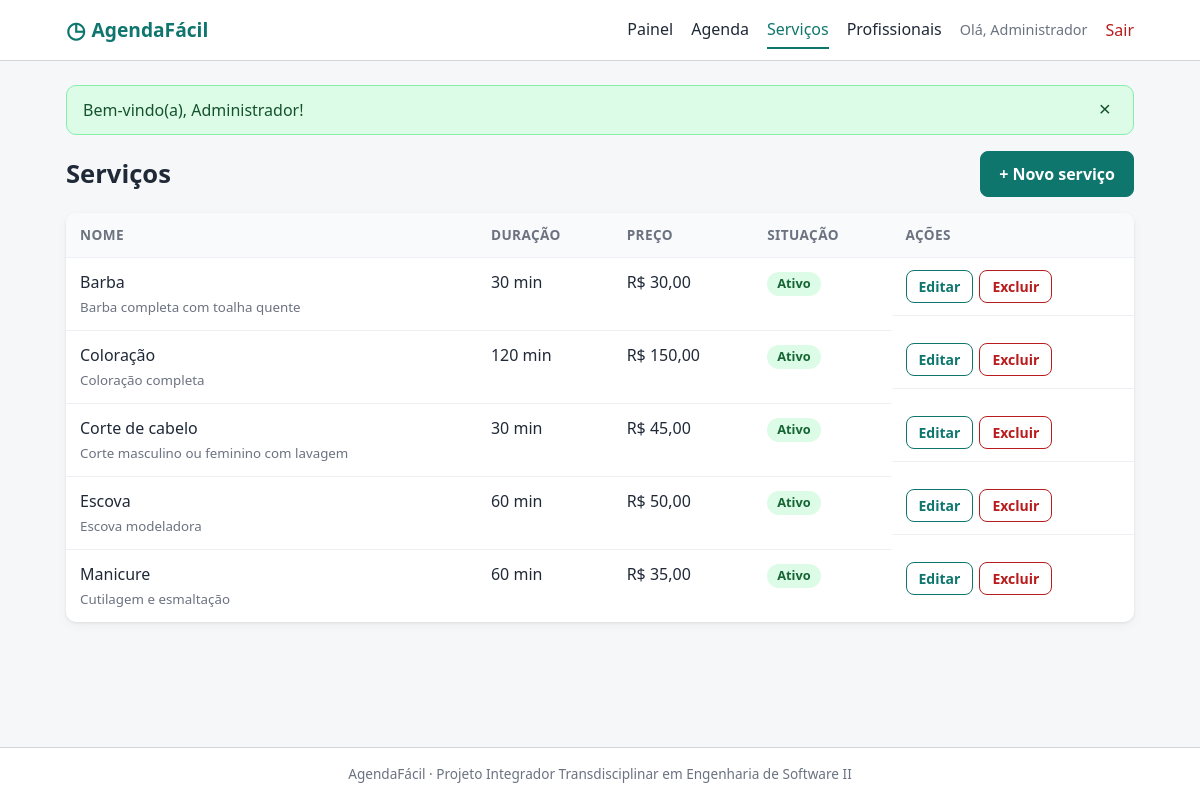
Page /index.php?r=servicos (signed in) on the committed database.
### tables this page shows
CREATE TABLE servicos (
    id           INT UNSIGNED   NOT NULL AUTO_INCREMENT,
    nome         VARCHAR(100)   NOT NULL,
    descricao    VARCHAR(255)   NULL,
    duracao_min  SMALLINT UNSIGNED NOT NULL,
    preco        DECIMAL(10,2)  NOT NULL,
    ativo        TINYINT(1)     NOT NULL DEFAULT 1,
    CONSTRAINT pk_servicos PRIMARY KEY (id),
    CONSTRAINT uq_servicos_nome UNIQUE (nome),
    CONSTRAINT ck_servicos_duracao CHECK (duracao_min BETWEEN 10 AND 480),
    CONSTRAINT ck_servicos_preco CHECK (preco >= 0)
);

### app/Core/View.php (called while the page is built, shortened)
<?php
final class View
{
    public static function render(string $view, array $dados = []): void
    {
        $arquivo = dirname(__DIR__) . '/Views/' . $view . '.php';
        extract($dados, EXTR_SKIP);
        require $arquivo;
        require dirname(__DIR__) . '/Views/layout/main.php';
    }
}

### app/Core/Controller.php (called while the page is built, shortened)
<?php
abstract class Controller
{
    protected function view(string $view, array $dados = []): void
    {
        View::render($view, $dados);
    }
}

### app/Controllers/ServicoController.php (called while the page is built, shortened)
<?php
class ServicoController extends Controller
{
    public function index(): void
    {
        $this->view('servicos/index', ['titulo' => 'Serviços', 'servicos' => (new Servico())->listar()]);
    }
}

### app/Core/Router.php (called while the page is built, shortened)
<?php
final class Router
{
    private array $rotas = [];
    public function get(string $rota, string $controller, string $acao): void
    {
        $this->rotas['GET ' . $rota] = ['GET', $controller, $acao];
    }
    public function post(string $rota, string $controller, string $acao): void
    {
        $this->rotas['POST ' . $rota] = ['POST', $controller, $acao];
    }
    public function despachar(string $metodo, string $rota): void
    {
        $rota = trim($rota, '/') ?: 'home';
        $chave = strtoupper($metodo) . ' ' . $rota;
        [, $classe, $acao] = $this->rotas[$chave];
        (new $classe())->$acao();
    }
}

### public/index.php (called while the page is built, shortened)
<?php
$raiz = is_dir(__DIR__ . '/app') ? __DIR__ : dirname(__DIR__);
require_once $raiz . '/app/Core/helpers.php';
$router = new Router();
$router->get('home', HomeController::class, 'index');
$router->get('login', AuthController::class, 'formLogin');
$router->post('login', AuthController::class, 'login');
$router->get('cadastro', AuthController::class, 'formCadastro');
$router->post('cadastro', AuthController::class, 'cadastro');
$router->post('sair', AuthController::class, 'sair');
$router->get('agendamentos', AgendamentoController::class, 'index');
$router->get('agendamentos/novo', AgendamentoController::class, 'form');
$router->post('agendamentos/novo', AgendamentoController::class, 'salvar');
$router->post('agendamentos/cancelar', AgendamentoController::class, 'cancelar');
$router->get('api/profissionais', AgendamentoController::class, 'apiProfissionais');
$router->get('api/horarios', AgendamentoController::class, 'apiHorarios');
$router->get('admin', AdminController::class, 'dashboard');
$router->get('admin/agenda', AdminController::class, 'agenda');
$router->post('admin/status', AdminController::class, 'status');
$router->get('servicos', ServicoController::class, 'index');
$router->get('servicos/form', ServicoController::class, 'form');
$router->post('servicos/salvar', ServicoController::class, 'salvar');
$router->post('servicos/excluir', ServicoController::class, 'excluir');
$router->get('profissionais', ProfissionalController::class, 'index');
$router->get('profissionais/form', ProfissionalController::class, 'form');
$router->post('profissionais/salvar', ProfissionalController::class, 'salvar');
$router->post('profissionais/excluir', ProfissionalController::class, 'excluir');
$router->despachar($_SERVER['REQUEST_METHOD'] ?? 'GET', (string) ($_GET['r'] ?? 'home'));

### app/Core/helpers.php (called while the page is built, shortened)
<?php
function e(mixed $valor): string
{
    return htmlspecialchars((string) $valor, ENT_QUOTES, 'UTF-8');
}
function url(string $rota = 'home', array $params = []): string
{
    $query = array_merge(['r' => $rota], $params);
    return 'index.php?' . http_build_query($query);
}
function moeda(float|string $valor): string
{
    return 'R$ ' . number_format((float) $valor, 2, ',', '.');
}

### app/Models/Servico.php (called while the page is built, shortened)
<?php
class Servico extends Model
{
    public function listar(bool $somenteAtivos = false): array
    {
        $sql = 'SELECT * FROM servicos' . ($somenteAtivos ? ' WHERE ativo = 1' : '') . ' ORDER BY nome';
        return $this->db->query($sql)->fetchAll(PDO::FETCH_ASSOC);
    }
}

### app/Views/servicos/index.php (the view, shortened to what this page needs)
<div class="cabecalho-pagina">
    <h1>Serviços</h1>
    <a class="botao" href="<?= url('servicos/form') ?>">+ Novo serviço</a>
</div>
<?php if (!$servicos): ?>
    <p class="vazio">Nenhum serviço cadastrado.</p>
<?php else: ?>
<div class="tabela-wrap">
    <table class="tabela">
        <thead><tr><th>Nome</th><th>Duração</th><th>Preço</th><th>Situação</th><th>Ações</th></tr></thead>
        <tbody>
        <?php foreach ($servicos as $s): ?>
            <tr>
                <td data-label="Nome"><?= e($s['nome']) ?><br><small class="muted"><?= e($s['descricao'] ?? '') ?></small></td>
                <td data-label="Duração"><?= (int) $s['duracao_min'] ?> min</td>
                <td data-label="Preço"><?= moeda($s['preco']) ?></td>
                <td data-label="Situação"><span class="selo <?= $s['ativo'] ? 'selo-confirmado' : 'selo-cancelado' ?>"><?= $s['ativo'] ? 'Ativo' : 'Inativo' ?></span></td>
                <td class="acoes">
                    <a class="botao botao-secundario botao-pequeno" href="<?= url('servicos/form', ['id' => $s['id']]) ?>">Editar</a>
                    <form method="post" action="<?= url('servicos/excluir') ?>" data-confirmar="Excluir o serviço &quot;<?= e($s['nome']) ?>&quot;?">
                        <button type="submit" class="botao botao-perigo botao-pequeno">Excluir</button>
                    </form>
                </td>
            </tr>
        <?php endforeach; ?>
        </tbody>
    </table>
</div>
<?php endif; ?>

### public/assets/css/style.css (style rules this page uses)
:root { --cor-primaria: #0f766e; --cor-primaria-escura: #115e59; --cor-primaria-clara: #ccfbf1; --cor-texto: #1f2937; --cor-muted: #6b7280; --cor-borda: #d1d5db; --cor-fundo: #f6f7f9; --cor-card: #ffffff; --cor-perigo: #b91c1c; --cor-sucesso: #15803d; --raio: 10px; --sombra: 0 1px 3px rgba(0,0,0,.08), 0 4px 12px rgba(0,0,0,.04); --fonte: system-ui, -apple-system, "Segoe UI", Roboto, Arial, sans-serif; }
* { box-sizing: border-box; }
html { -webkit-text-size-adjust: 100%; }
body { margin: 0; font-family: var(--fonte); color: var(--cor-texto); background: var(--cor-fundo); line-height: 1.5; min-height: 100vh; display: flex; flex-direction: column; }
a { color: var(--cor-primaria); }
h1 { font-size: 1.6rem; margin: 0 0 1rem; }
.muted { color: var(--cor-muted); }
.botao { display: inline-block; background: var(--cor-primaria); color: #fff; border: 1px solid var(--cor-primaria); border-radius: 8px; padding: 10px 18px; font: inherit; font-weight: 600; cursor: pointer; text-decoration: none; text-align: center; transition: background .15s; }
.botao-secundario { background: #fff; color: var(--cor-primaria); }
.botao-perigo { background: #fff; color: var(--cor-perigo); border-color: var(--cor-perigo); }
.botao-pequeno { padding: 5px 12px; font-size: .875rem; }
.cabecalho-pagina { display: flex; justify-content: space-between; align-items: center; gap: 12px; flex-wrap: wrap; margin-bottom: 16px; }
.cabecalho-pagina h1 { margin: 0; }
.tabela-wrap { overflow-x: auto; background: var(--cor-card); border-radius: var(--raio); box-shadow: var(--sombra); }
.tabela { width: 100%; border-collapse: collapse; }
.tabela th, .tabela td { padding: 12px 14px; text-align: left; border-bottom: 1px solid #eef0f3; vertical-align: top; }
.tabela th { background: #f9fafb; font-size: .85rem; text-transform: uppercase; letter-spacing: .03em; color: var(--cor-muted); }
.tabela tr:last-child td { border-bottom: 0; }
.acoes { display: flex; gap: 6px; flex-wrap: wrap; }
.acoes form { margin: 0; }
.selo { display: inline-block; padding: 2px 10px; border-radius: 999px; font-size: .8rem; font-weight: 600; }
.selo-confirmado { background: #dcfce7; color: #166534; }

### rows in the picture
servicos: nome "Barba", descricao "Barba completa com toalha quente", duracao_min "30", preco "R$ 30,00", ativo "Ativo"
servicos: nome "Coloração", descricao "Coloração completa", duracao_min "120", preco "R$ 150,00", ativo "Ativo"
servicos: nome "Corte de cabelo", descricao "Corte masculino ou feminino com lavagem", duracao_min "30", preco "R$ 45,00", ativo "Ativo"
servicos: nome "Escova", descricao "Escova modeladora", duracao_min "60", preco "R$ 50,00", ativo "Ativo"
servicos: nome "Manicure", descricao "Cutilagem e esmaltação", duracao_min "60", preco "R$ 35,00", ativo "Ativo"

### other values in the picture
app_nome() "AgendaFácil"
explode(' ', $usuario['nome'])[0] "Administrador"
$msg "Bem-vindo(a), Administrador!"
